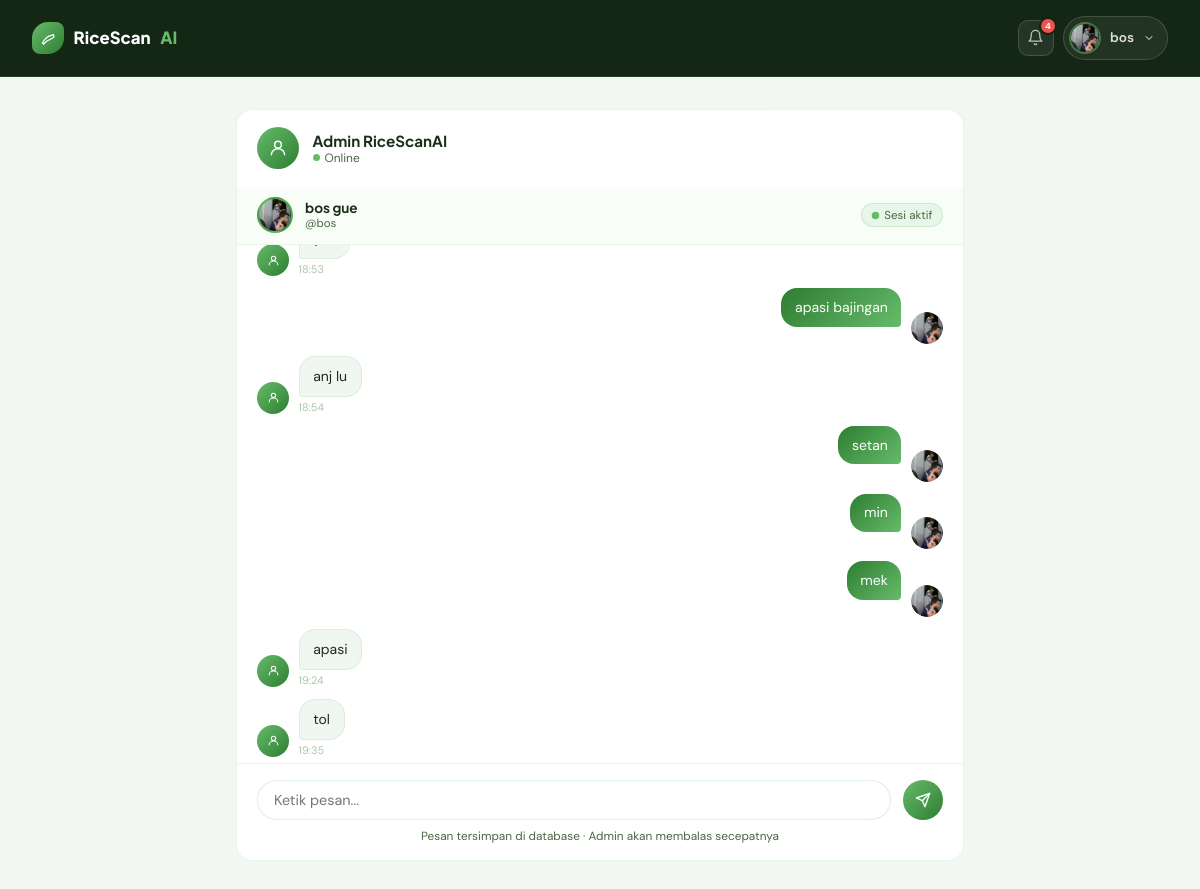
/chat (signed in), run on the app's committed database.
### app.py (models this page shows, shortened)
class User(UserMixin, db.Model):
    __tablename__ = 'users'
    id            = db.Column(db.Integer,     primary_key=True)
    nama          = db.Column(db.String(100), nullable=False)
    username      = db.Column(db.String(50),  unique=True, nullable=False)
    email         = db.Column(db.String(120), unique=True, nullable=False)
    password_hash = db.Column(db.String(256), nullable=True)   # nullable → Google users tidak punya password
    role          = db.Column(db.String(20),  nullable=False, default='user')
    foto_profil   = db.Column(db.String(120), nullable=True, default=None)
    google_id     = db.Column(db.String(120), nullable=True, unique=True)
    google_avatar = db.Column(db.String(500), nullable=True)
    _is_active    = db.Column('is_active', db.Boolean, nullable=False, default=True)
    created_at    = db.Column(db.DateTime, default=now_wib)
    riwayat = db.relationship('RiwayatDeteksi', backref='user', lazy=True, cascade='all, delete-orphan')
    @property
    def is_admin(self):
        return self.role == 'admin'
    @property
    def is_active(self):
        return bool(self._is_active)
    @is_active.setter
    def is_active(self, value):
        self._is_active = value
    def avatar_url(self):
        if self.foto_profil:
            return url_for('static', filename=f'uploads/avatars/{self.foto_profil}')
        if self.google_avatar:
            return self.google_avatar
        return None

class ChatMessage(db.Model):
    __tablename__ = 'chat_messages'
    id         = db.Column(db.Integer,  primary_key=True)
    user_id    = db.Column(db.Integer,  db.ForeignKey('users.id'), nullable=False)
    sender     = db.Column(db.String(10), nullable=False)   # 'user' or 'admin'
    message    = db.Column(db.Text,     nullable=False)
    created_at = db.Column(db.DateTime, default=now_wib)
    is_read    = db.Column(db.Boolean,  default=False)
    user       = db.relationship('User', backref=db.backref('chats', lazy=True))

### app.py (the view)
@app.route('/chat')
@login_required
def chat():
    messages = ChatMessage.query.filter_by(user_id=current_user.id)\
                .order_by(ChatMessage.created_at.asc()).all()
    ChatMessage.query.filter_by(user_id=current_user.id, sender='admin', is_read=False)\
               .update({'is_read': True})
    db.session.commit()
    return render_template('chat.html', messages=messages)

### app.py (called while the page is built)
@login_manager.user_loader
def load_user(user_id):
    return db.session.get(User, int(user_id))

### templates/chat.html (shortened to what this page needs)
<!DOCTYPE html>
<html lang="id">
<head>
</head>
<body>
<nav>
  <a href="/" class="nav-brand">
    <div class="nav-brand-ico">
    </div>
    RiceScan<span style="color:var(--gl)">AI</span>
  </a>
<div style="display:flex;align-items:center;gap:.6rem;position:relative;margin-left:auto">
      <div class="notif-wrap" id="userNotifWrap">
        <button type="button" class="notif-btn" id="userNotifBtn" onclick="toggleUserNotif(event)" title="Notifikasi">
          <svg width="17" height="17" viewBox="0 0 24 24" fill="none" stroke="currentColor" stroke-width="1.8" stroke-linecap="round" stroke-linejoin="round"><path d="M18 8A6 6 0 0 0 6 8c0 7-3 9-3 9h18s-3-2-3-9"/><path d="M13.73 21a2 2 0 0 1-3.46 0"/></svg>
          <span class="notif-badge-dot" id="userNotifBadge" style="display:none"></span>
        </button>
      </div>
    <div class="nav-profile-trigger" id="navProfileTrigger" onclick="toggleProfileDropdown()">
      <div class="nav-user-avatar">
        {% if current_user.avatar_url() %}
          <img src="{{ current_user.avatar_url() }}" alt="{{ current_user.nama }}">
        {% else %}👤{% endif %}
      </div>
      <span class="nav-trigger-name">{{ current_user.nama.split()[0] }}</span>
      <svg class="nav-trigger-chevron" width="12" height="12" viewBox="0 0 24 24" fill="none" stroke="currentColor" stroke-width="2.5" stroke-linecap="round" stroke-linejoin="round"><polyline points="6 9 12 15 18 9"/></svg>
    </div>
  </div>
</nav>
<div class="chat-container">
  <div class="chat-header">
    <div class="chat-admin-avatar">
      <svg width="20" height="20" viewBox="0 0 24 24" fill="none" stroke="#fff" stroke-width="1.8" stroke-linecap="round" stroke-linejoin="round"><circle cx="12" cy="8" r="4"/><path d="M4 20c0-4 3.6-7 8-7s8 3 8 7"/></svg>
    </div>
    <div>
      <div class="chat-admin-name">Admin RiceScanAI</div>
      <div class="chat-admin-status"><span class="status-dot"></span> Online</div>
    </div>
  </div>
  <div style="background:#f8fdf8;border:1px solid rgba(102,187,106,.12);border-top:none;border-bottom:none;padding:.65rem 1.25rem;display:flex;align-items:center;gap:.75rem">
    <div style="width:36px;height:36px;border-radius:50%;overflow:hidden;flex-shrink:0;border:2px solid rgba(102,187,106,.25);background:linear-gradient(135deg,var(--gl),var(--gm));display:flex;align-items:center;justify-content:center;color:#fff">
      {% if current_user.avatar_url() %}
        <img src="{{ current_user.avatar_url() }}" alt="{{ current_user.nama }}" style="width:100%;height:100%;object-fit:cover;border-radius:50%">
      {% else %}
        <svg width="17" height="17" viewBox="0 0 24 24" fill="none" stroke="currentColor" stroke-width="1.8" stroke-linecap="round" stroke-linejoin="round"><path d="M20 21v-2a4 4 0 0 0-4-4H8a4 4 0 0 0-4 4v2"/><circle cx="12" cy="7" r="4"/></svg>
      {% endif %}
    </div>
    <div>
      <div style="font-family:'Plus Jakarta Sans',sans-serif;font-weight:700;font-size:.85rem;color:var(--tx)">{{ current_user.nama }}</div>
      <div style="font-size:.72rem;color:var(--mu)">@{{ current_user.username }}</div>
    </div>
    <div style="margin-left:auto;font-size:.72rem;color:var(--mu);background:#e8f5e9;padding:.2rem .6rem;border-radius:20px;border:1px solid rgba(102,187,106,.2)">
      <svg width="9" height="9" viewBox="0 0 24 24" fill="#66bb6a" stroke="none" style="vertical-align:middle;margin-right:.25rem"><circle cx="12" cy="12" r="10"/></svg>Sesi aktif
    </div>
  </div>
  <div class="chat-messages" id="chatBox">
    {% if messages %}
      {% for m in messages %}
      <div class="msg-row {{ 'user-row' if m.sender == 'user' else 'admin-row' }}" data-id="{{ m.id }}">
        <div class="msg-avatar {{ 'user-av' if m.sender == 'user' else 'admin-av' }}">
          {% if m.sender == 'admin' %}
            <svg width="13" height="13" viewBox="0 0 24 24" fill="none" stroke="currentColor" stroke-width="2" stroke-linecap="round" stroke-linejoin="round"><circle cx="12" cy="8" r="4"/><path d="M4 20c0-4 3.6-7 8-7s8 3 8 7"/></svg>
          {% else %}
            {% if current_user.avatar_url() %}
              <img src="{{ current_user.avatar_url() }}" alt="{{ current_user.nama }}">
            {% else %}
              <svg width="13" height="13" viewBox="0 0 24 24" fill="none" stroke="currentColor" stroke-width="2" stroke-linecap="round" stroke-linejoin="round"><path d="M20 21v-2a4 4 0 0 0-4-4H8a4 4 0 0 0-4 4v2"/><circle cx="12" cy="7" r="4"/></svg>
            {% endif %}
          {% endif %}
        </div>
        <div class="msg-wrapper">
          <div class="msg-bubble" id="bubble-{{ m.id }}">{{ m.message }}</div>
          <div class="msg-time">{{ m.created_at.strftime('%H:%M') }}</div>
        </div>
      </div>
      {% endfor %}
    {% endif %}
  </div>
  <div class="chat-input-area">
    <div class="chat-form">
      <input type="text" class="chat-input" id="chatInput" placeholder="Ketik pesan..." maxlength="1000" autocomplete="off">
      <button class="chat-send" id="chatSend" title="Kirim">
        <svg width="16" height="16" viewBox="0 0 24 24" fill="none" stroke="currentColor" stroke-width="2" stroke-linecap="round" stroke-linejoin="round"><line x1="22" y1="2" x2="11" y2="13"/><polygon points="22 2 15 22 11 13 2 9 22 2"/></svg>
      </button>
    </div>
    <div class="chat-hint">Pesan tersimpan di database · Admin akan membalas secepatnya</div>
  </div>
</div>
</body>
</html>

### data on the page
User: avatar_url (picture), nama "bos", nama "bos gue", username "bos"
ChatMessage: sender "admin" (drawn), created_at "18:53"
ChatMessage: avatar_url (picture), message "apasi bajingan"
ChatMessage: sender "admin" (drawn), message "anj lu", created_at "18:54"
ChatMessage: avatar_url (picture), message "setan"
ChatMessage: avatar_url (picture), message "min"
ChatMessage: avatar_url (picture), message "mek"
ChatMessage: sender "admin" (drawn), message "apasi", created_at "19:24"
ChatMessage: sender "admin" (drawn), message "tol", created_at "19:35"
